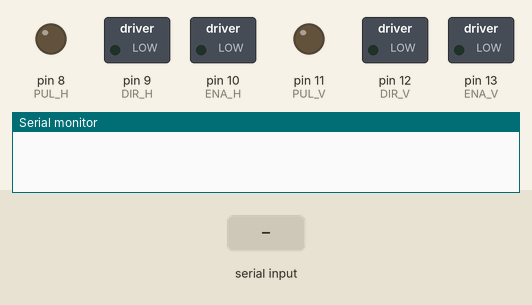
Simulated run of this program. Board: Arduino Uno, built with avr-gcc and run on an emulated ATmega328P. On the bench: switched loads named in the program (green lamp = pin HIGH), output pins drawn as LEDs (lit = HIGH), the last lines printed to the serial monitor. Inputs (shaded band) come from the test bench.

Above: at 1.2 s.
1.3 s: "Q" received over the second serial link
At 1.9 s:
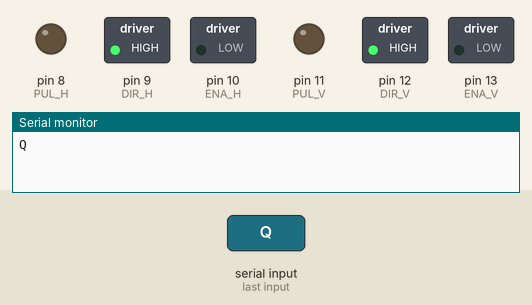
2.8 s: "W" received over the second serial link
At 4.0 s:
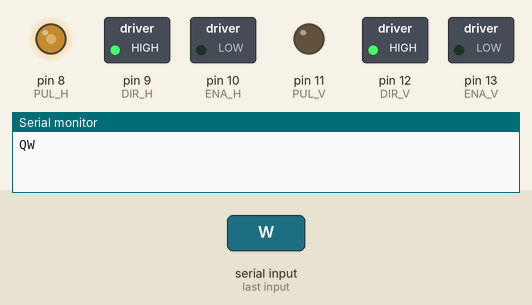
Timing chart, 0 to 9.2 s (numbered marks = the images above; inputs shaded):
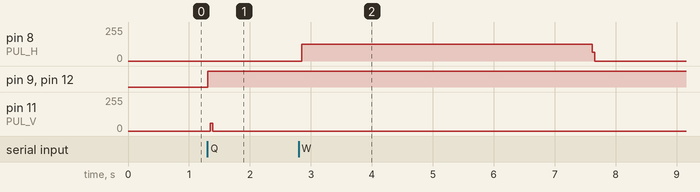

Measured:
- after the input at 1.3 s, pin 9 (DIR_H), pin 12 (DIR_V): LOW → HIGH at once; pin 11 (PUL_V): 0/255 → 59/255 after 0.05 s, → 0/255 0.04 s later
- after the input at 2.8 s, pin 8 (PUL_H): 0/255 → 127/255 after 0.05 s, → 0/255 4.8 s later

The program:

main.cpp
```cpp
#include <Arduino.h>
#include <SoftwareSerial.h>

/* serialCustom */
#define rxPin A0
#define txPin A1
/* HORIZONTAL */
#define PUL_H 8
#define DIR_H 9
#define ENA_H 10
/* VERTICAL */
#define PUL_V 11
#define DIR_V 12
#define ENA_V 13

SoftwareSerial serialCustom(rxPin, txPin);

void setup() {
  Serial.begin(9600);
  serialCustom.begin(9600);
  /* Ativa Motores de Pulso */
  digitalWrite(ENA_H, LOW);
  digitalWrite(ENA_V, LOW);

  /* Define a saída dos pinos */
  pinMode(PUL_H, OUTPUT);
  pinMode(DIR_H, OUTPUT);
  pinMode(ENA_H, OUTPUT);
  pinMode(PUL_V, OUTPUT);
  pinMode(DIR_V, OUTPUT);
  pinMode(ENA_V, OUTPUT);
}

void loop() {
  if (serialCustom.available()) {
    //String recebidoBluetooth = serialCustom.readStringUntil('');
    char recebidoBluetooth = serialCustom.read();
    //serialCustom.println(recebidoBluetooth);
    if (recebidoBluetooth == 'W') {
      Serial.write('W');
      serialCustom.print('w');
      delay(10);
      digitalWrite(DIR_H, HIGH); // Define a direção do motor
      for (int i = 0; i < 25600; i++) { // Gere pulsos para girar o motor
        digitalWrite(PUL_H, HIGH);
        delayMicroseconds(90); // Ajuste a velocidade aqui
        digitalWrite(PUL_H, LOW);
        delayMicroseconds(90);
    }
  }
  else if (recebidoBluetooth == 'Q') {
      Serial.write('Q');
      serialCustom.print('Q');
      delay(10);
      digitalWrite(DIR_H, HIGH); // Define a direção do motor
      digitalWrite(DIR_V, HIGH);
      for (int i = 0; i < 100; i++) { // Gere pulsos para girar o motor
        digitalWrite(PUL_V, HIGH);
        delayMicroseconds(90); // Ajuste a velocidade aqui
        digitalWrite(PUL_V, LOW);
        delayMicroseconds(90);

    }
  }
 }
}
/* 25600 - HORIZONTAL*/
/* 1600 - VERTICAL*/
/* 800 - PLATAFORMA*/
/*
#define rxPin A0
#define txPin A1
 */
```
